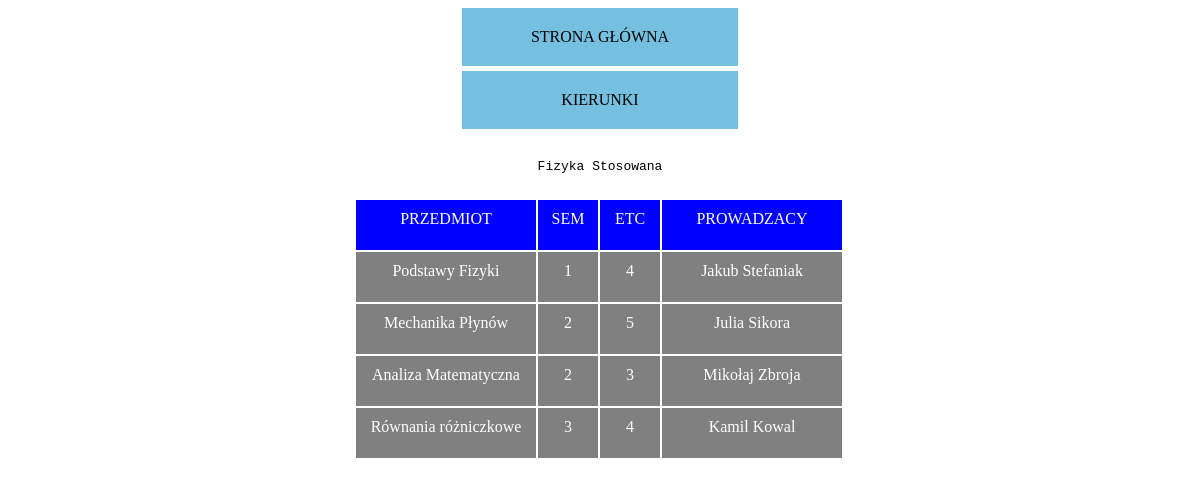
The page /faculty.php?k=4 on the database its author committed.
### tables this page shows
CREATE TABLE `kierunki` (
  `ID` int NOT NULL,
  `kierunek` varchar(40) NOT NULL,
  `wydzial_id` int NOT NULL
);

CREATE TABLE `kierunki_przedmioty` (
  `ID` int NOT NULL,
  `kierunek_id` int NOT NULL,
  `przedmiot_id` int NOT NULL,
  `ETC` tinyint NOT NULL,
  `semestr` tinyint NOT NULL
);

CREATE TABLE `przedmioty` (
  `ID` int NOT NULL,
  `nazwa` varchar(40) NOT NULL
);

CREATE TABLE `prowadzacy` (
  `ID` int NOT NULL,
  `imie` varchar(40) NOT NULL,
  `nazwisko` varchar(30) NOT NULL,
  `mail` varchar(50) NOT NULL,
  `haslo` varchar(100) NOT NULL
);

### faculty.php (the view, shortened to what this page needs)
<?php
require_once "connect.php";
$faculty=NULL;
function wypisz($ile0,$tab,$name)
{
    ?>
    <div id="bo"> </div>
    <div class="con">
    		     <div class="blokt">
    	        	PRZEDMIOT
    		     </div>
    		      <div class="blok2t">
    	        	SEM
    		     </div>
    		     <div class="blok2t">
    	        	ETC
    		     </div>
    		     <div class="blokt">
    	        	PROWADZACY
    		     </div>
       </div>
    <?php
     $i=0;
	while($i<$ile0)
		{
		?>
       <div class="con">
    		     <div class="blok">
    	        	<?php echo $tab[$i][$name];?>
    		     </div>
    		      <div class="blok2">
    	        	<?php echo $tab[$i]['semestr'];?>
    		     </div>
    		     <div class="blok2">
    	        	<?php echo $tab[$i]['ETC'];?>
    		     </div>
    		     <div class="blok">
    	        	<?php echo $tab[$i]['imie']." ".$tab[$i]['nazwisko'];?>
    		     </div>
       </div>
        <?php
		$i++;
		}
}
function requires(&$tab,$zapyt,$s,$u,$p,$d)
{
	try
	{
		$con= new mysqli($s,$u,$p,$d);
		if($con->connect_errno!=0)
		{
			throw new Exception(mysqli_connect_errno());
		}
		else
		{
		    $rez=$con->query($zapyt);
		}
	}
	catch(Exception $e)
	{
		echo '<span style="color:red;">Blad serwera </span>';
		echo '<br/>'.$e;
	}
}
if(isset($_GET['k']) )
{
	$ID = $_GET['k'];
}
else
{
    header('Location:offert.php');
    exit();
}
$zap1="
SELECT przedmioty.nazwa,kierunki_przedmioty.kierunek_id,kierunki_przedmioty.ETC,kierunki_przedmioty.semestr,
kierunki_przedmioty_prowadzacy.prowadzacy_id,prowadzacy.imie,prowadzacy.nazwisko,kierunki.kierunek
from kierunki_przedmioty
inner join kierunki_przedmioty_prowadzacy on
kierunki_przedmioty_prowadzacy.kierunki_przedmioty_id=kierunki_przedmioty.ID
inner join przedmioty on przedmioty.ID=kierunki_przedmioty.przedmiot_id
INNER join prowadzacy on prowadzacy.ID=kierunki_przedmioty_prowadzacy.prowadzacy_id
inner join kierunki ON kierunki.ID=kierunki_przedmioty.kierunek_id
where kierunki_przedmioty.kierunek_id='$ID' order by kierunki_przedmioty.semestr";
requires($faculty,$zap1,$servername,$username,$password,$database);
?>
<!DOCTYPE html>
<html lang="pl">
<body>
<a href="index.php">
    <div id="back">
        STRONA GŁÓWNA
    </div> </a>
<a href="offert.php">
    <div id="back">
        KIERUNKI
    </div> </a>
    <div id="w">
        <?php echo $faculty[0]['kierunek'];?>
    </div
<?php
wypisz(count($faculty),$faculty,"nazwa");
?>
</body>
</html>

### faculty.php (style rules this page uses)
.con { position:relative; width:490px; background:#75c0e0; margin-top:5px; color:white; margin-left:auto; margin-right:auto; }
#back { text-align:center; width:20%; background:#75c0e0; padding: 20px; text-align:center; margin-left:auto; margin-right:auto; color:black; margin-bottom:5px; }
.blok, .blokt { position:relative; width:160px; height:30px; background:grey; padding: 10px; text-align:center; color:white; float:left; border: solid 1px; }
.blok2, .blok2t { position:relative; width:40px; height:30px; background:grey; padding: 10px; text-align:center; color:white; float:left; border: solid 1px; }
.blokt, .blok2t { background:blue; }
a:link { text-decoration:none; }
#w { font-family: Monospace; text-align:center; margin-left:auto; margin-right:auto; color:black; padding:20px; margin-top:10px; }

### rows shown on the page
kierunki: kierunek "Fizyka Stosowana"
kierunki_przedmioty: przedmiot.nazwa "Podstawy Fizyki", semestr "1", ETC "4", prowadzacy.imie "Jakub", prowadzacy.nazwisko "Stefaniak"
kierunki_przedmioty: przedmiot.nazwa "Mechanika Płynów", semestr "2", ETC "5", prowadzacy.imie "Julia", prowadzacy.nazwisko "Sikora"
kierunki_przedmioty: przedmiot.nazwa "Analiza Matematyczna", semestr "2", ETC "3", prowadzacy.imie "Mikołaj", prowadzacy.nazwisko "Zbroja"
kierunki_przedmioty: przedmiot.nazwa "Równania różniczkowe", semestr "3", ETC "4", prowadzacy.imie "Kamil", prowadzacy.nazwisko "Kowal"
